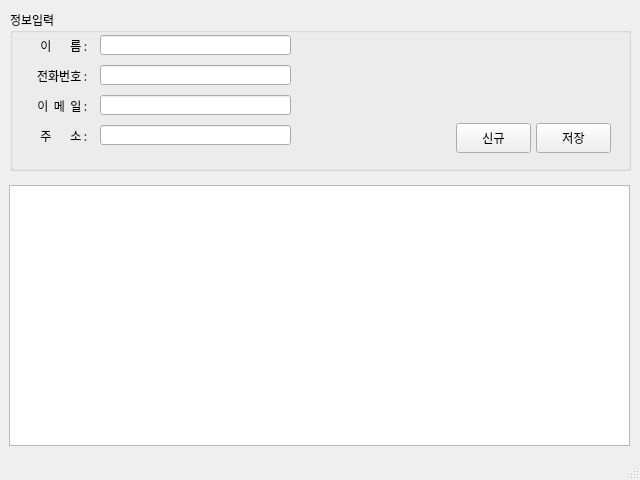
<?xml version="1.0" encoding="UTF-8"?>
<ui version="4.0">
 <class>MainWindow</class>
 <widget class="QMainWindow" name="MainWindow">
  <property name="geometry">
   <rect>
    <x>0</x>
    <y>0</y>
    <width>640</width>
    <height>480</height>
   </rect>
  </property>
  <property name="font">
   <font>
    <family>나눔고딕</family>
    <weight>50</weight>
    <italic>false</italic>
    <bold>false</bold>
   </font>
  </property>
  <property name="windowTitle">
   <string>MainWindow</string>
  </property>
  <widget class="QWidget" name="centralwidget">
   <widget class="QWidget" name="verticalLayoutWidget">
    <property name="geometry">
     <rect>
      <x>10</x>
      <y>10</y>
      <width>621</width>
      <height>161</height>
     </rect>
    </property>
    <layout class="QVBoxLayout" name="verticalLayout">
     <item>
      <widget class="QGroupBox" name="groupBox">
       <property name="title">
        <string>정보입력</string>
       </property>
       <widget class="QLabel" name="label">
        <property name="geometry">
         <rect>
          <x>20</x>
          <y>30</y>
          <width>60</width>
          <height>12</height>
         </rect>
        </property>
        <property name="text">
         <string>이       름 : </string>
        </property>
        <property name="alignment">
         <set>Qt::AlignRight|Qt::AlignTrailing|Qt::AlignVCenter</set>
        </property>
       </widget>
       <widget class="QLineEdit" name="txtName">
        <property name="geometry">
         <rect>
          <x>90</x>
          <y>25</y>
          <width>191</width>
          <height>20</height>
         </rect>
        </property>
        <property name="inputMethodHints">
         <set>Qt::ImhDigitsOnly|Qt::ImhLatinOnly</set>
        </property>
       </widget>
       <widget class="QLabel" name="label_2">
        <property name="geometry">
         <rect>
          <x>20</x>
          <y>60</y>
          <width>60</width>
          <height>12</height>
         </rect>
        </property>
        <property name="text">
         <string>전화번호 : </string>
        </property>
        <property name="alignment">
         <set>Qt::AlignRight|Qt::AlignTrailing|Qt::AlignVCenter</set>
        </property>
       </widget>
       <widget class="QLabel" name="label_3">
        <property name="geometry">
         <rect>
          <x>20</x>
          <y>90</y>
          <width>60</width>
          <height>12</height>
         </rect>
        </property>
        <property name="text">
         <string>이  메  일 : </string>
        </property>
        <property name="alignment">
         <set>Qt::AlignRight|Qt::AlignTrailing|Qt::AlignVCenter</set>
        </property>
       </widget>
       <widget class="QLabel" name="label_4">
        <property name="geometry">
         <rect>
          <x>20</x>
          <y>120</y>
          <width>60</width>
          <height>12</height>
         </rect>
        </property>
        <property name="text">
         <string>주       소 : </string>
        </property>
        <property name="alignment">
         <set>Qt::AlignRight|Qt::AlignTrailing|Qt::AlignVCenter</set>
        </property>
       </widget>
       <widget class="QLineEdit" name="txtPhone">
        <property name="geometry">
         <rect>
          <x>90</x>
          <y>55</y>
          <width>191</width>
          <height>20</height>
         </rect>
        </property>
        <property name="inputMethodHints">
         <set>Qt::ImhFormattedNumbersOnly</set>
        </property>
       </widget>
       <widget class="QLineEdit" name="txtEmail">
        <property name="geometry">
         <rect>
          <x>90</x>
          <y>85</y>
          <width>191</width>
          <height>20</height>
         </rect>
        </property>
       </widget>
       <widget class="QLineEdit" name="txtaddress">
        <property name="geometry">
         <rect>
          <x>90</x>
          <y>115</y>
          <width>191</width>
          <height>20</height>
         </rect>
        </property>
       </widget>
       <widget class="QPushButton" name="btnNew">
        <property name="geometry">
         <rect>
          <x>446</x>
          <y>113</y>
          <width>75</width>
          <height>30</height>
         </rect>
        </property>
        <property name="font">
         <font>
          <family>돋움</family>
          <weight>50</weight>
          <italic>false</italic>
          <bold>false</bold>
          <underline>false</underline>
          <strikeout>false</strikeout>
          <stylestrategy>PreferDefault</stylestrategy>
          <kerning>true</kerning>
         </font>
        </property>
        <property name="mouseTracking">
         <bool>false</bool>
        </property>
        <property name="tabletTracking">
         <bool>false</bool>
        </property>
        <property name="text">
         <string>신규</string>
        </property>
        <property name="checkable">
         <bool>false</bool>
        </property>
        <property name="autoRepeat">
         <bool>false</bool>
        </property>
        <property name="autoExclusive">
         <bool>false</bool>
        </property>
       </widget>
       <widget class="QPushButton" name="btnSave">
        <property name="geometry">
         <rect>
          <x>526</x>
          <y>113</y>
          <width>75</width>
          <height>30</height>
         </rect>
        </property>
        <property name="font">
         <font>
          <family>돋움</family>
          <weight>50</weight>
          <italic>false</italic>
          <bold>false</bold>
         </font>
        </property>
        <property name="mouseTracking">
         <bool>false</bool>
        </property>
        <property name="tabletTracking">
         <bool>false</bool>
        </property>
        <property name="text">
         <string>저장</string>
        </property>
        <property name="checkable">
         <bool>false</bool>
        </property>
        <property name="autoRepeat">
         <bool>false</bool>
        </property>
        <property name="autoExclusive">
         <bool>false</bool>
        </property>
       </widget>
      </widget>
     </item>
    </layout>
   </widget>
   <widget class="QWidget" name="verticalLayoutWidget_2">
    <property name="geometry">
     <rect>
      <x>9</x>
      <y>185</y>
      <width>621</width>
      <height>261</height>
     </rect>
    </property>
    <layout class="QVBoxLayout" name="verticalLayout_2">
     <item>
      <widget class="QTableWidget" name="tblAddress"/>
     </item>
    </layout>
   </widget>
  </widget>
  <widget class="QStatusBar" name="stbCurrent"/>
 </widget>
 <resources/>
 <connections/>
</ui>
